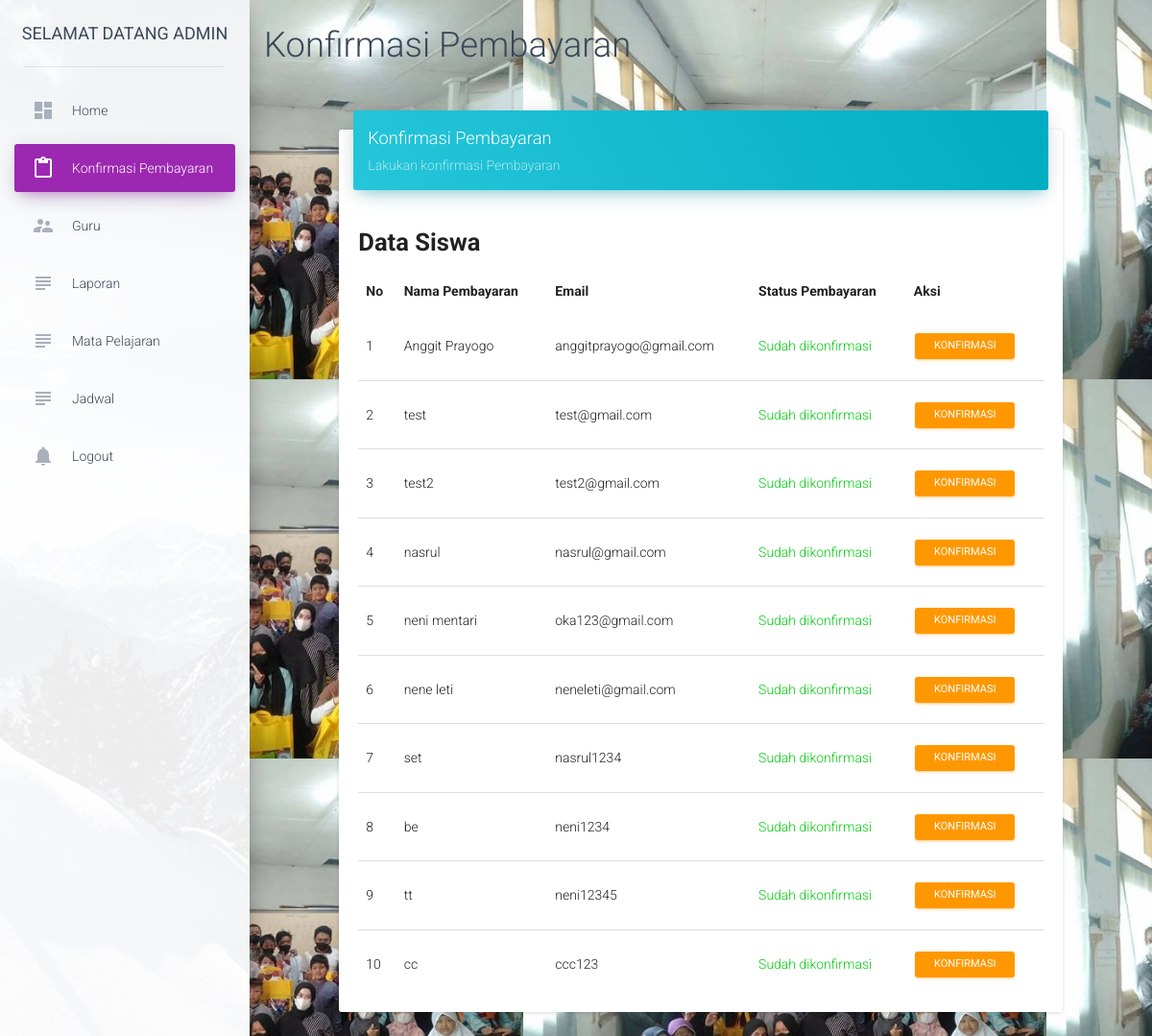
/dashboard/index.php?page=7 (signed in), run on the app's committed database.
### tables this page shows
CREATE TABLE `detail_pendaftaran` (
  `Id` int(11) NOT NULL,
  `id_user` int(11) DEFAULT NULL,
  `id_admin` int(11) DEFAULT NULL,
  `tanggal_daftar` date DEFAULT NULL,
  `metode_pembayaran_pendaftaran` varchar(255) DEFAULT NULL COMMENT 'metode_pembayaran',
  `kelas` varchar(255) DEFAULT NULL,
  `usia` varchar(255) DEFAULT NULL,
  `status_pendaftaran` varchar(255) DEFAULT NULL,
  `status_kegiatan` int(11) NOT NULL DEFAULT 0,
  `biaya_kegiatan` int(11) DEFAULT 0,
  `tanggal_kegiatan` date DEFAULT NULL,
  `bukti_konfirmasi_pembayaran_kegiatan` varchar(255) DEFAULT NULL
);

CREATE TABLE `pendaftaran` (
  `Id` int(11) NOT NULL,
  `nama` varchar(100) DEFAULT NULL,
  `nama_panggilan` varchar(50) DEFAULT NULL,
  `tempat_lahir` varchar(50) DEFAULT NULL,
  `tanggal_lahir` date DEFAULT NULL,
  `jenis_kelamin` char(1) DEFAULT NULL,
  `anak_ke` int(11) DEFAULT NULL,
  `jumlah_saudara` int(11) DEFAULT NULL,
  `di_jakarta_ikut` varchar(100) DEFAULT NULL,
  `nama_ayah` varchar(255) DEFAULT NULL,
  `tempat_lahir_ayah` varchar(255) DEFAULT NULL,
  `tanggal_lahir_ayah` date DEFAULT NULL,
  `pendidikan_terakhir_ayah` varchar(50) DEFAULT NULL,
  `pekerjaan_ayah` varchar(255) DEFAULT NULL,
  `agama_ayah` varchar(255) DEFAULT NULL,
  `nama_ibu` varchar(255) DEFAULT NULL,
  `tempat_lahir_ibu` varchar(255) DEFAULT NULL,
  `tanggal_lahir_ibu` date DEFAULT NULL,
  `pendidikan_terakhir_ibu` varchar(255) DEFAULT NULL,
  `pekerjaan_ibu` varchar(255) DEFAULT NULL,
  `agama_ibu` varchar(255) DEFAULT NULL,
  `telp` varchar(255) DEFAULT NULL,
  `upload_akte` varchar(255) DEFAULT NULL,
  `upload_kartu_keluarga` varchar(255) DEFAULT NULL,
  `foto_anak` varchar(255) DEFAULT NULL,
  `foto_keluarga` varchar(255) DEFAULT NULL
);

CREATE TABLE `akun` (
  `Id` int(11) NOT NULL,
  `email` varchar(255) DEFAULT NULL,
  `password` varchar(255) DEFAULT NULL,
  `nama_admin` varchar(255) DEFAULT NULL,
  `role_user` varchar(255) DEFAULT NULL,
  `id_user` int(255) DEFAULT NULL
);

### dashboard/include/konfirmasi_pendaftaran.php (the view, shortened to what this page needs)
<h2>Konfirmasi Pembayaran</h2>
<div class="row">
    <div class="col-sm-12 col-md-8 col-lg-10 col-lg-offset-1">
        <div class="card" style="margin-top: 50px">
            <div class="card-header" data-background-color="blue">
                <h4 class="title">Konfirmasi Pembayaran</h4>
                <p class="category">Lakukan konfirmasi Pembayaran</p>
            </div>
            <div class="card-content">
                <h3 style="overflow: hidden;"><b>Data Siswa</b></h3>
				<table class="table table-hover">
					<thead>
						<tr>
							<td><b>No</b></td>
							<td><b>Nama Pembayaran</b></td>
							<td><b>Email</b></td>
							<td><b>Status Pembayaran</b></td>
							<td><b>Aksi</b></td>
						</tr>
					</thead>
				    <tbody>
				    	<?php
				    		$query 	= "SELECT a.nama, a.id as id_daftar, b.id as id_akun,b.email,c.*
				    				FROM pendaftaran a, akun b, detail_pendaftaran c
						    		WHERE a.id=b.id_user
						    		AND b.role_user=1
						    		AND c.id_user = a.id
                    				AND a.upload_akte != ''
                    				AND a.upload_kartu_keluarga != ''
                    				AND a.foto_anak != ''
                    				AND a.foto_keluarga != ''";
				    		$exec 	=	mysqli_query($conn, $query);
				    		if ($exec) {
				    			$total	= mysqli_num_rows($exec);
				    			if ($total > 0) {
				    				while ($rows = mysqli_fetch_array($exec)) {
				    				    $status = $rows['status_pendaftaran'];
				    	?>
									<tr>
										<td><?php echo ++$no; ?></td>
										<td><?php echo $rows['nama']; ?></td>
										<td><?php echo $rows['email']; ?></td>
										<td><?php
										$status == 0 ?
										print("<font color='#e74c3c'>Belum dikonfirmasi</font>") :
										print("<font color='##2ecc71'>Sudah dikonfirmasi</font>");
										?></td>
										<td>
											<a href="include/proses_konfirmasi_pendaftaran.php?ida=<?php echo $rows['id_akun'] ?>&idd=<?php echo $rows['id_daftar'] ?>&idu=<?php echo $Id ?>" class="btn btn-warning btn-sm">Konfirmasi</a>
										</td>
									</tr>
				    	<?php
				    				}
				    			}else{
				    				echo "<td colspan='5' align='center'><h3><b>Belum ada siswa daftar</b></h3></td>";
				    			}
				    		}else{
				    			echo mysqli_error($conn);
				    		}
				    	?>
				    </tbody>
				</table>
            </div>
        </div>
    </div>
</div>

### dashboard/index.php (shortened to what this page needs)
<?php
$role = "";
if ($_SESSION['role_user'] == 0) {
	$role = "Admin";
}
$getPage = $_GET['page'];
switch ($getPage) {
	case 7:
		$page 				= "include/konfirmasi_pendaftaran.php";
		break;
}
?>
<!doctype html>
<html lang="en">
<head>
   <?php
    	include "include/libs.php";
    ?>
</head>
<body>
   <div class="wrapper" style="background-image: url('123.PNG') ;">
      <div class="sidebar" data-color="purple" data-image="../assets/img/sidebar-1.jpg">
         <div class="logo">
            <a href="http://www.anggitprayogo.com" class="simple-text">
               Selamat datang <?php $role == "Admin" ? print($nama_admin) : print($nama_panggilan); ?>
            </a>
         </div>
         <div class="sidebar-wrapper">
            <ul class="nav">
               <li class="<?php $_SESSION['active'] == 1 ? print("active") : print("") ?>">
                  <a href="index.php?page=1">
                     <i class="material-icons">dashboard</i>
                     <p>Home</p>
                  </a>
               </li>
               <?php
					if ($role == "Admin") {
					?>
               <li class="<?php $_SESSION['active'] == 4 ? print("active") : print("") ?>">
                  <a href="index.php?page=7">
                     <i class="material-icons">content_paste</i>
                     <p>Konfirmasi Pembayaran</p>
                  </a>
               </li>
               <li class="<?php $_SESSION['active'] == 6 ? print("active") : print("") ?>">
                  <a href="index.php?page=10">
                     <i class="material-icons">supervisor_account</i>
                     <p>Guru</p>
                  </a>
               </li>
               <li class="<?php $_SESSION['active'] == 9 ? print("active") : print("") ?>">
                  <a href="index.php?page=18">
                     <i class="material-icons">subject</i>
                     <p>Laporan</p>
                  </a>
               </li>
               <li class="<?php $_SESSION['active'] == 10 ? print("active") : print("") ?>">
                  <a href="index.php?page=19">
                     <i class="material-icons">subject</i>
                     <p>Mata Pelajaran</p>
                  </a>
               </li>
               <li class="<?php $_SESSION['active'] == 11 ? print("active") : print("") ?>">
                  <a href="index.php?page=22">
                     <i class="material-icons">subject</i>
                     <p>Jadwal</p>
                  </a>
               </li>
               <?php
					}
					?>
               <li>
                  <a href="../logout.php">
                     <i class="material-icons text-gray">notifications</i>
                     <p>Logout</p>
                  </a>
               </li>
            </ul>
         </div>
      </div>
      <div class="main-panel">
         <div class="content">
            <div class="container-fluid">
               <?php
                   include $page;
                   ?>
            </div>
         </div>
      </div>
   </div>
</body>
</html>

### dashboard/include/libs.php (shortened to what this page needs)
<link href="../assets/css/bootstrap.min.css" rel="stylesheet" />
<link href="../assets/css/material-dashboard.css?v=1.2.0" rel="stylesheet" />
<link href="../assets/css/demo.css" rel="stylesheet" />
<link href="../assets/css/font-awesome.min.css" rel="stylesheet">

### data on the page
detail_pendaftaran: id_user.nama "Anggit Prayogo", akun.email "anggitprayogo@gmail.com"
detail_pendaftaran: id_user.nama "test", akun.email "test@gmail.com"
detail_pendaftaran: id_user.nama "test2", akun.email "test2@gmail.com"
detail_pendaftaran: id_user.nama "nasrul", akun.email "nasrul@gmail.com"
detail_pendaftaran: id_user.nama "neni mentari", akun.email "oka123@gmail.com"
detail_pendaftaran: id_user.nama "nene leti", akun.email "neneleti@gmail.com"
detail_pendaftaran: id_user.nama "set", akun.email "nasrul1234"
detail_pendaftaran: id_user.nama "be", akun.email "neni1234"
detail_pendaftaran: id_user.nama "tt", akun.email "neni12345"
detail_pendaftaran: id_user.nama "cc", akun.email "ccc123"

### other printed values
$nama_admin "ADMIN"
